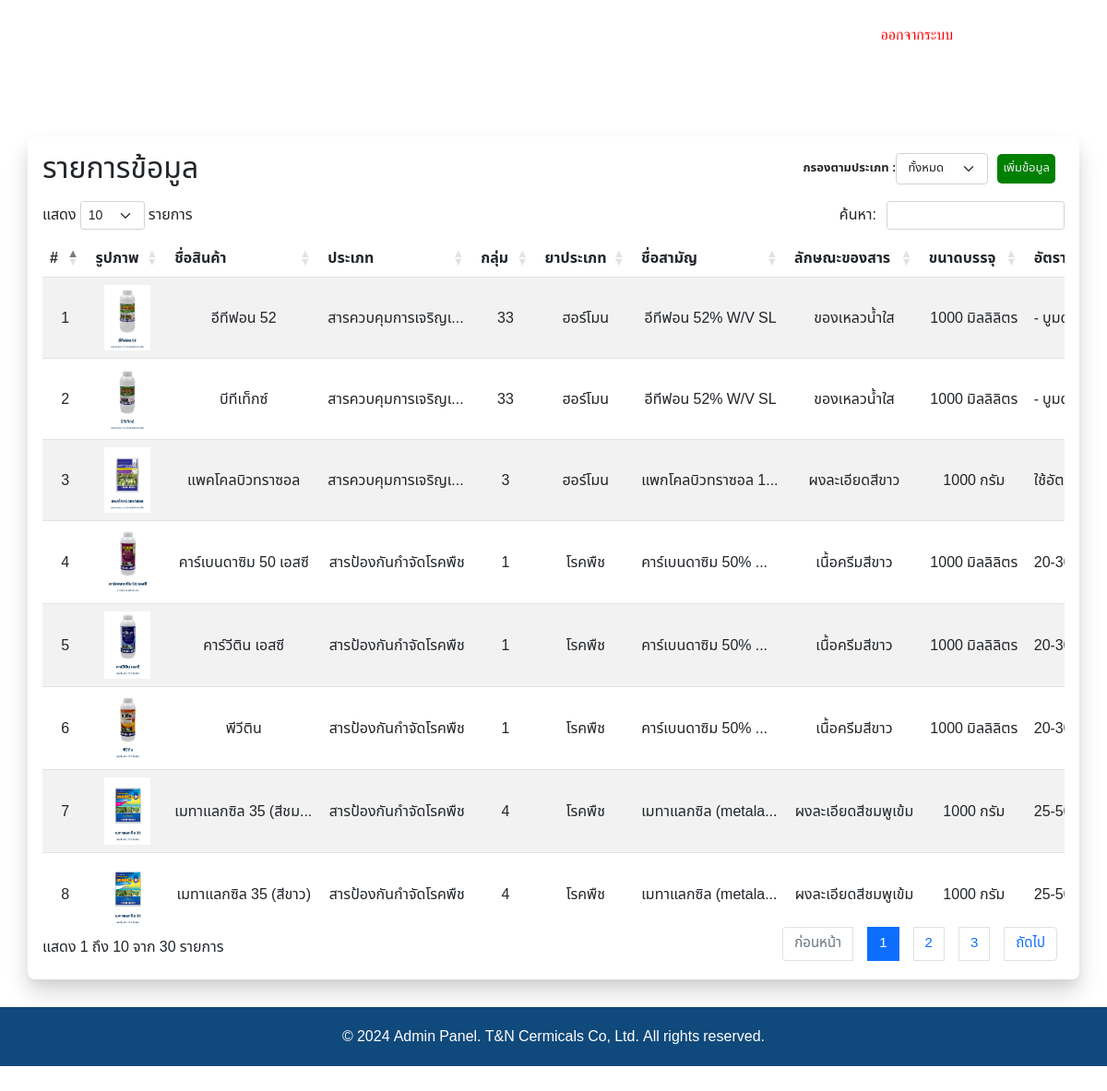
Screenshot of /productRead.php (signed in) with the database file from the repository.
### tables this page shows
CREATE TABLE `product` (
  `id` int(11) NOT NULL,
  `product_name` varchar(255) NOT NULL,
  `group_name` varchar(255) NOT NULL,
  `common_name` varchar(255) NOT NULL,
  `substance_characteristics` text NOT NULL,
  `packing_size` varchar(255) NOT NULL,
  `usage_rate` varchar(255) NOT NULL,
  `feature` text NOT NULL,
  `benefit` text NOT NULL,
  `image` varchar(255) NOT NULL,
  `group_id` varchar(255) NOT NULL,
  `type_id` int(11) DEFAULT NULL
);

CREATE TABLE `product_type` (
  `id` int(11) NOT NULL,
  `name` varchar(255) NOT NULL
);

### productRead.php (the view, shortened to what this page needs)
<?php
include 'headerAdmin.php';
include 'connectdb.php';
?>
<!DOCTYPE html>
<html>
<head>
    <link rel="stylesheet" href="./assets/css/back.css">
    <link href="https://cdn.jsdelivr.net/npm/bootstrap@5.1.3/dist/css/bootstrap.min.css" rel="stylesheet">
    <link href="https://cdn.datatables.net/1.11.5/css/dataTables.bootstrap5.min.css" rel="stylesheet">
</head>
<body>
    <div class="container mt-5 p-3 bg-white bg-sha" style="border-radius: 8px; margin-bottom:30px; ">
        <div class="d-flex justify-content-between">
            <h2 class="mb-3">รายการข้อมูล</h2>
        <div class="mb-3 flex d-flex justify-content-end align-items-center" style="font-size: medium;">
            <label for="filterType" class="form-label pt-2" style="font-size: small;text-decoration: none;">กรองตามประเภท :</label>
            <select class="form-select" style="width: 100px;font-size: small;" id="filterType">
                <option value="">ทั้งหมด</option>
            </select>
            <a href="productCreate.php" class="btnn">เพิ่มข้อมูล</a>
        </div>
    </div>
        <?php
        $sql = "SELECT p.*, pt.name AS type_name
        FROM product p
        LEFT JOIN product_type pt ON p.type_id = pt.id";
        $result = $conn->query($sql);
        ?>
        <div class="table-responsive table-container">
            <table class="table table-striped" id="Table">
                <thead class="text-center">
                    <tr>
                        <th>#</th>
                        <th>รูปภาพ</th>
                        <th>ชื่อสินค้า</th>
                        <th>ประเภท</th>
                        <th>กลุ่ม</th>
                        <th>ยาประเภท</th>
                        <th>ชื่อสามัญ</th>
                        <th>ลักษณะของสาร</th>
                        <th>ขนาดบรรจุ</th>
                        <th>อัตราการใช้งาน</th>
                    </tr>
                </thead>
                <tbody>
                    <?php $c = 0; ?>
                    <?php while ($row = $result->fetch_assoc()) : ?>
                        <?php $c++; ?>
                        <tr>
                            <td><?= $c ?></td>
                            <td><img src="<?= $row["image"] ?>" alt="Product Image" style="max-width: 50px;"></td>
                            <td><?= $row["product_name"] ?></td>
                            <td><?= $row["group_name"] ?></td>
                            <td><?= $row["group_id"] ?></td>
                            <td><?= $row["type_name"] ?></td>
                            <td><?= $row["common_name"] ?></td>
                            <td><?= $row["substance_characteristics"] ?></td>
                            <td><?= $row["packing_size"] ?></td>
                            <td><?= $row["usage_rate"] ?></td>
                        </tr>
                    <?php endwhile; ?>
                </tbody>
            </table>
        </div>
    </div>
</body>
</html>
<?php include 'footerAdmin.php' ?>

### headerAdmin.php (shortened to what this page needs)
<html data-wf-domain="tnchemicals-dandy-site.webflow.io" data-wf-page="65716cd8fa60f7f679303951" data-wf-site="65716cd8fa60f7f67930394d" class="w-mod-js wf-kanit-n4-active wf-kanit-n5-active wf-poppins-n5-active wf-poppins-n4-active wf-kanit-n7-active wf-poppins-n6-active wf-poppins-n7-active wf-kanit-n6-active wf-ptserif-n7-active wf-ptserif-n4-active wf-ptserif-i4-active wf-ptserif-i7-active wf-kanit-n2-active wf-kanit-n3-active wf-poppins-n2-active wf-kanit-n8-active wf-poppins-n8-active wf-poppins-n3-active wf-poppins-i7-active wf-kanit-n9-active wf-active w-mod-ix">
<head>
  <link href="./assets/css/style.css" rel="stylesheet" type="text/css" />
  <link href="./assets/css/styleCustom.css" rel="stylesheet" type="text/css" />
</head>
<body cz-shortcut-listen="true">
  <div class="fixed" data-animation="default" data-collapse="medium" data-duration="400" data-easing="ease" data-easing2="ease" role="banner" class="navbar w-nav" id="scrollElement">
    <div class="nav_bar w-container"><a href="./" class="brand w-nav-brand">
        <div class="text_logo">Admin DB | T&amp;N Chemical</div>
      </a>
      <nav role="navigation" class="nav_menu w-nav-menu">
        <a href="productRead.php" class="nav_link w-nav-link" style="max-width: 1440px;">ผลิตภัณฑ์</a>
        <a href="labRead.php" class="nav_link w-nav-link" style="max-width: 1440px;">ผลการทดลอง</a>
        <a href="logout.php" class="nav_link w-nav-link" style="max-width: 1440px;color:red;">ออกจากระบบ</a>
        <div class="nav-btn">
          <a href="#" class="link_logo w-inline-block">
            <img src="./assets/image/65716e6f33cc4d93c22c0c7e_logo.svg" loading="lazy" alt="" class="logo_m"></a>
        </div>
      </nav>
    </div>
  </div>
</body>
</html>

### footerAdmin.php (shortened to what this page needs)
<!DOCTYPE html>
<html lang="en">
<head>
    <link href="https://cdn.jsdelivr.net/npm/bootstrap@5.1.3/dist/css/bootstrap.min.css" rel="stylesheet">
</head>
<body>
    <footer class="footer">
        <div class="container">
            <span class="">© 2024 Admin Panel. T&N Cermicals Co, Ltd. All rights reserved.</span>
        </div>
    </footer>
</body>
</html>

### assets/css/styleCustom.css (style rules this page uses)
.nav-btn { display: flex; align-items: center; }
body { font-family: Kanit, sans-serif; }
.nav_menu { margin-right: 0; }
.nav_link { font-size: 16px; }

### assets/css/back.css (style rules this page uses)
* { font-family: "Noto Sans Thai", sans-serif; font-optical-sizing: auto; }

### headerAdmin.php (style rules this page uses)
.fixed { position: fixed; top: 0; width: 100%; z-index: 1000; }

### productRead.php (style rules this page uses)
.table-container { max-width: 100%; overflow-x: auto; }
.table td, .table th { white-space: nowrap; text-align: center; vertical-align: middle; max-width: 150px; overflow: hidden; text-overflow: ellipsis; }
.table th { text-align: center; padding-right: 100px; }
.table th, .table td { white-space: nowrap; vertical-align: middle; }
body { background-image: url("./assets/image/658a6d9fe6f232cee6592fbc_Group 1172.png"); background-repeat: no-repeat; background-size: contain; padding-top: 100px; }
.btnn { padding: 6px; border-radius: 5px; text-decoration: none; background-color: green; color: #e9ecef; margin: 0 10px; font-size: 13px; }
.bg-sha { box-shadow: rgba(0, 0, 0, 0.15) 0px 15px 25px, rgba(0, 0, 0, 0.05) 0px 5px 10px; }
.table th:nth-child(1), .table td:nth-child(1) { width: 150px; }
.table th:nth-child(2), .table td:nth-child(2) { width: 150px; }
.table th:nth-child(3), .table td:nth-child(3) { width: 150px; }
.table th:nth-child(4), .table td:nth-child(4) { width: 150px; }
.table th:nth-child(5), .table td:nth-child(5) { width: 150px; }
.table th:nth-child(6), .table td:nth-child(6) { width: 150px; }
.table th:nth-child(7), .table td:nth-child(7) { width: 150px; }
.table th:nth-child(8), .table td:nth-child(8) { width: 150px; }
.table th:nth-child(9), .table td:nth-child(9) { width: 150px; }
.table th:nth-child(10), .table td:nth-child(10) { width: 150px; }

### footerAdmin.php (style rules this page uses)
.footer { left: 0; bottom: 0; width: 100%; background-color: #10497b; color: #fff; text-align: center; padding: 20px 0; margin-top: 20px; }

### rows the page displays
product: image (picture), product_name "อีทีฟอน 52", group_name "สารควบคุมการเจริญ…", group "33", type.name "ฮอร์โมน", common_name "อีทีฟอน 52% W/V SL", substance_characteristics "ของเหลวน้ำใส", packing_size "1000 มิลลิลิตร", usage_rate "- บูมดอกสับปะรด หย…"
product: image (picture), product_name "บีทีเท็กซ์", group_name "สารควบคุมการเจริญ…", group "33", type.name "ฮอร์โมน", common_name "อีทีฟอน 52% W/V SL", substance_characteristics "ของเหลวน้ำใส", packing_size "1000 มิลลิลิตร", usage_rate "- บูมดอกสับปะรด หย…"
product: image (picture), product_name "แพคโคลบิวทราซอล", group_name "สารควบคุมการเจริญ…", group "3", type.name "ฮอร์โมน", common_name "แพกโคลบิวทราซอล…", substance_characteristics "ผงละเอียดสีขาว", packing_size "1000 กรัม", usage_rate "ใช้อัตรา 6.5 กรัมต่อเ…"
product: image (picture), product_name "คาร์เบนดาซิม 50 เอสซี", group_name "สารป้องกันกำจัดโรคพืช", group "1", type.name "โรคพืช", common_name "คาร์เบนดาซิม 50%…", substance_characteristics "เนื้อครีมสีขาว", packing_size "1000 มิลลิลิตร", usage_rate "20-30 มิลลิลิตร ต่อ…"
product: image (picture), product_name "คาร์วีติน เอสซี", group_name "สารป้องกันกำจัดโรคพืช", group "1", type.name "โรคพืช", common_name "คาร์เบนดาซิม 50%…", substance_characteristics "เนื้อครีมสีขาว", packing_size "1000 มิลลิลิตร", usage_rate "20-30 มิลลิลิตร ต่อ…"
product: image (picture), product_name "พีวีติน", group_name "สารป้องกันกำจัดโรคพืช", group "1", type.name "โรคพืช", common_name "คาร์เบนดาซิม 50%…", substance_characteristics "เนื้อครีมสีขาว", packing_size "1000 มิลลิลิตร", usage_rate "20-30 มิลลิลิตร ต่อ…"
product: image (picture), product_name "เมทาแลกซิล 35 (สีช…", group_name "สารป้องกันกำจัดโรคพืช", group "4", type.name "โรคพืช", common_name "เมทาแลกซิล (metal…", substance_characteristics "ผงละเอียดสีชมพูเข้ม", packing_size "1000 กรัม", usage_rate "25-50 กรัม ต่อน้ำ 20…"
product: image (picture), product_name "เมทาแลกซิล 35 (สีขาว)", group_name "สารป้องกันกำจัดโรคพืช", group "4", type.name "โรคพืช", common_name "เมทาแลกซิล (metal…", substance_characteristics "ผงละเอียดสีชมพูเข้ม", packing_size "1000 กรัม", usage_rate "25-50 กรัม ต่อน้ำ 20…"
